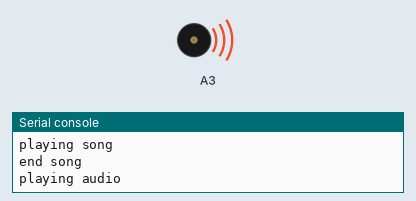
Bench run of a program on a simulated CircuitPython board. On the bench: buzzer (waves = sounding), the last lines printed to the serial console.

Above: at 0.7 s.
At 4.0 s:
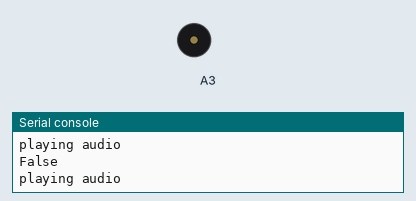
Timing chart, 0 to 4.6 s (numbered marks = the images above):
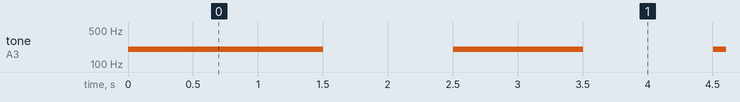

Measured:
- by itself, tone on A3: repeats every 2.0 s: silent 1.0 s, 200 Hz 1.0 s

The program:

startupAudio_code.py
```python
import time
import array
import math
import audiocore
import board
import audiobusio

sample_rate = 8000
tone_volume = .02  # Increase or decrease this to adjust the volume of the tone.
frequency = 200  # Set this to the Hz of the tone you want to generate.
length = sample_rate // frequency  # One freqency period
sine_wave = array.array("H", [0] * length)
for i in range(length):
    sine_wave[i] = int((math.sin(math.pi * 2 * frequency * i / sample_rate) *
                        tone_volume + 1) * (2 ** 15 - 1))

audio = audiobusio.I2SOut(board.A3, board.A2, board.A1)
sine_wave_sample = audiocore.RawSample(sine_wave, sample_rate=sample_rate)


#on startup
#little wakeup song
startupSequence = True

#3 notes
frequency1 = 400
frequency2 = 500
frequency3 = 600

sine_wave1 = array.array("H", [0] * length)
for i in range(length):
    sine_wave1[i] = int((math.sin(math.pi * 2 * frequency1 * i / sample_rate) *
                        tone_volume + 1) * (2 ** 15 - 1))
sine_wave_sample1 = audiocore.RawSample(sine_wave1, sample_rate=sample_rate)

sine_wave2 = array.array("H", [0] * length)
for i in range(length):
    sine_wave2[i] = int((math.sin(math.pi * 2 * frequency2 * i / sample_rate) *
                        tone_volume + 1) * (2 ** 15 - 1))
sine_wave_sample2 = audiocore.RawSample(sine_wave2, sample_rate=sample_rate)

sine_wave3 = array.array("H", [0] * length)
for i in range(length):
    sine_wave3[i] = int((math.sin(math.pi * 2 * frequency3 * i / sample_rate) *
                        tone_volume + 1) * (2 ** 15 - 1))
sine_wave_sample3 = audiocore.RawSample(sine_wave3, sample_rate=sample_rate)


while True:
    print(startupSequence)
    if startupSequence == True:
        print("playing song")
	audio.play(sine_wave_sample1, loop=True)
	time.sleep(0.1)
	audio.stop()
	audio.play(sine_wave_sample2, loop=True)
	time.sleep(0.1)
	audio.stop()
	audio.play(sine_wave_sample3, loop=True)
	time.sleep(0.3)
	#audio.stop()
	startupSequence = False
	print("end song")

    if startupSequence == False:
	audio.play(sine_wave_sample, loop=True)
	print("playing audio")
	time.sleep(1)
	audio.stop()
	time.sleep(1)
```
